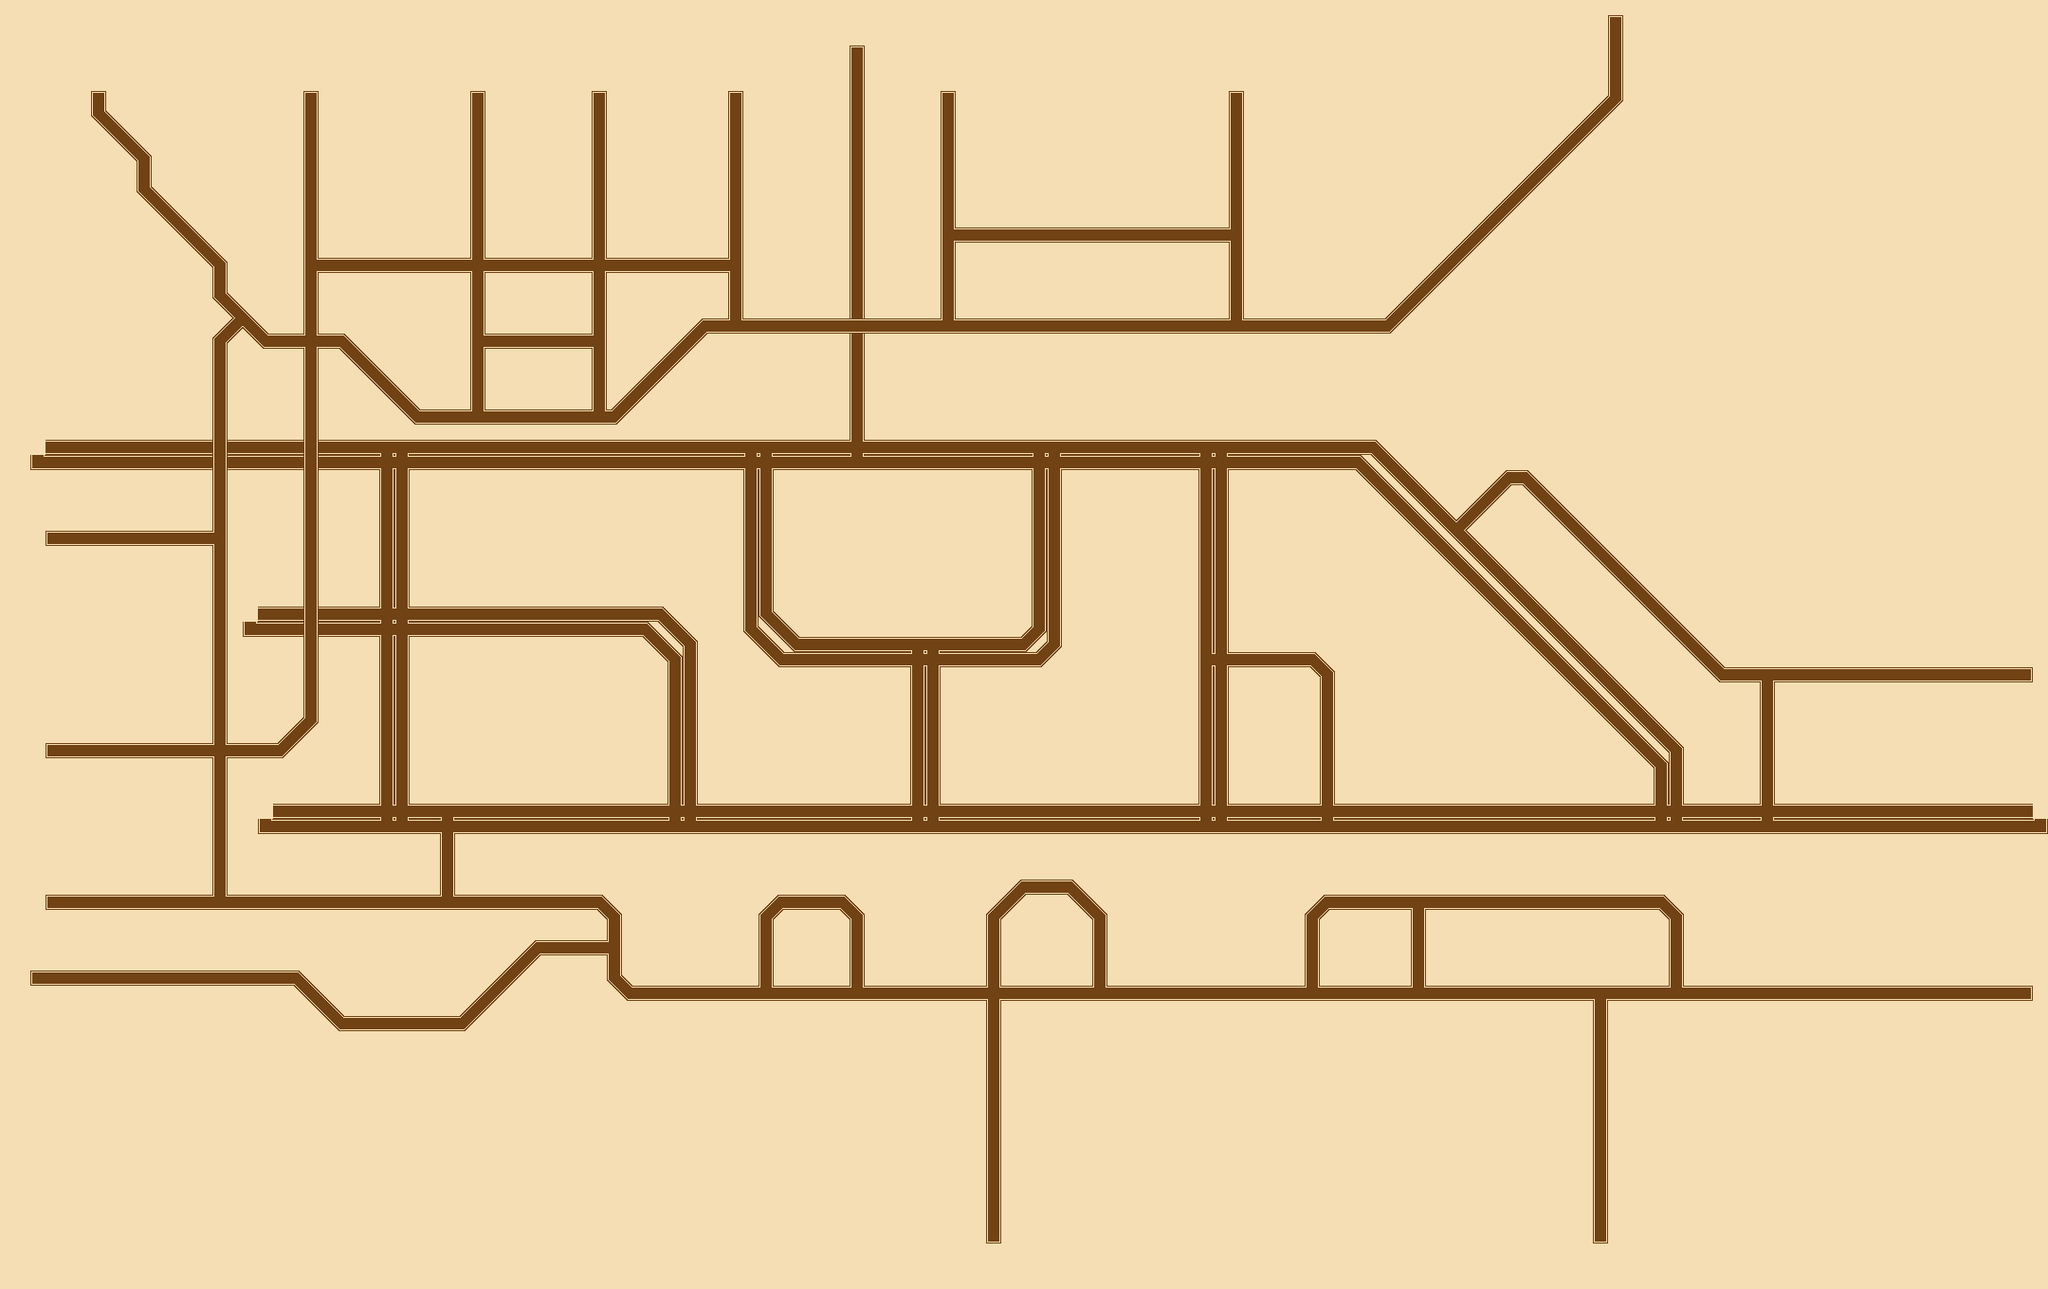

This is a level from a 2D game, rendered from its Tiled map with the project's own tilesets. A one-line summary and the map file follow, with tile-layer data summarised:
An orthogonal 135x85 tile map with 16x16 px tiles, 2 tile layers (Ground, Roads), 2 tilesets and 3 objects (reference, EnemySpawn, BaseSpawn).

<map version="1.10" tiledversion="1.11.0" orientation="orthogonal" renderorder="right-down" width="135" height="85" tilewidth="16" tileheight="16" infinite="0" nextlayerid="10" nextobjectid="7">
 <editorsettings>
  <export target="../public/assets/data/TileMap.json" format="json" />
 </editorsettings>
 <tileset firstgid="1" source="Tileset.tsx" />
 <tileset firstgid="35" source="Reference.tsx" />
 <layer id="8" name="Ground" width="135" height="85">
  <data>[11475 cells, 11475 non-empty, 1 distinct tile ids]</data>
 </layer>
 <layer id="1" name="Roads" width="135" height="85">
  <data>[11475 cells, 1790 non-empty, 32 distinct tile ids]</data>
 </layer>
 <objectgroup id="7" name="Reference" visible="0" locked="1" opacity="0.38" offsetx="-111" offsety="90.3333">
  <object id="2" name="reference" gid="35" x="109.833" y="1265.17" width="2165.33" height="1379.33" />
 </objectgroup>
 <objectgroup id="9" name="Spawns">
  <object id="3" type="EnemySpawn" x="776" y="105.5">
   <properties>
    <property name="Count" type="int" value="25" />
   </properties>
   <point />
  </object>
  <object id="6" type="BaseSpawn" x="414" y="860">
   <point />
  </object>
 </objectgroup>
</map>